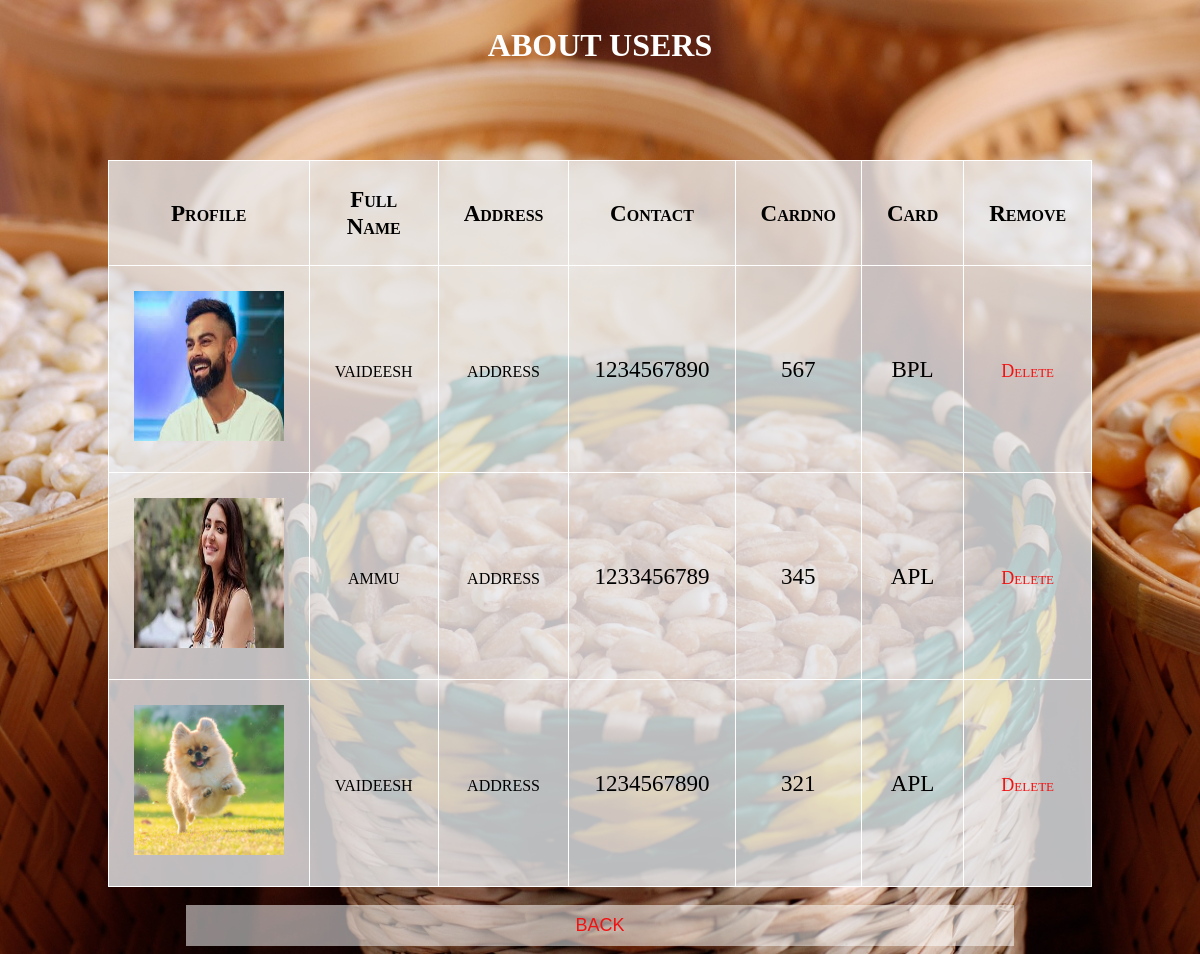
The page /users_list/ on the database its author committed.
### ration_app/models.py (models this page shows)
class reg(models.Model):
    fullname = models.CharField(max_length=20)
    address = models.CharField(max_length=20)
    contact = models.IntegerField()
    cardno = models.CharField(max_length=12)
    card = models.CharField(max_length=12)
    password = models.CharField(max_length=20)
    image = models.ImageField()

### ration_app/views.py (the view)
# urls.py: path('users_list/',views.users_list,name='uers_list'),
def users_list(request):
    data=reg.objects.all()
    return render(request,'users_list.html',{'data':data})

### ration_app/templates/users_list.html (shortened to what this page needs)
{% load static %}
<!DOCTYPE html>
<html>
<head>
</head>
    <div class="container">
        <center>
        <h2 >
          ABOUT USERS
        </h2><br><br><br></center>
        <p class="text-center">
          <body>
            <table border="1"
               align="center"><b><i>
              <tr>
                  <th>Profile</th>
                  <th>Full Name</th>
                  <th>Address</th>
                  <th>Contact</th>
                  <th>Cardno</th>
                  <th>Card</th>
                  <th>Remove</th>
              </tr>
              {% for i in data %}
              <tr>
                  <td><img src="/media/{{i.image}}" height="150" width="150"></img></td>
                  <td>{{i.fullname}}</td>
                  <td>{{i.address}}</td>
                  <Td>{{i.contact}}</Td>
                  <td>{{i.cardno}}</td>
                  <td>{{i.card}}</td>
                  <td><a href="/delete_record1/{{i.id}}">Delete</a></td>
              </tr></i></b>
              {% endfor %}
          </table>
          <br>
          <center><button><a href="/admin_home">BACK</a></button></center>
</body>
</html>

### rows shown on the page
reg: image (picture), fullname "vaideesh", address "address", contact "1234567890", cardno "567", card "BPL"
reg: image (picture), fullname "ammu", address "address", contact "1233456789", cardno "345", card "APL"
reg: image (picture), fullname "vaideesh", address "address", contact "1234567890", cardno "321", card "APL"
